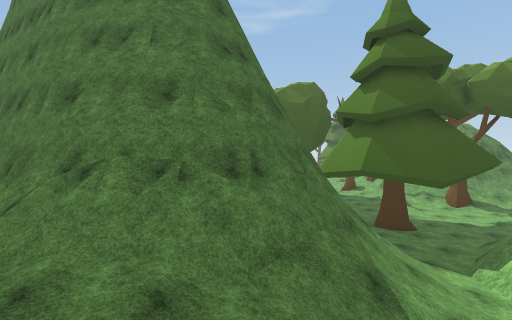
View 1 (above)

24 first-person views from a walk through a Unity game level. The camera is 1.4 m above the floor, tilts 2° down and sees 90° across. The floor is counted in squares, 2 m on a side. Each view is taken from the middle of a square. On the plan, view 1 faces up. The plan holds only what a view shows up to about 9 squares ahead; the rest is blank. The place goes on beyond the plan. The player is left out. Some surface patterns are stand-ins.

View 2
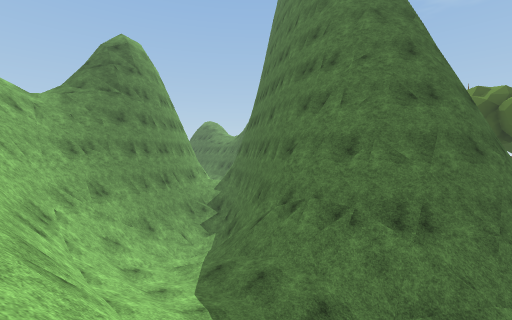

View 3
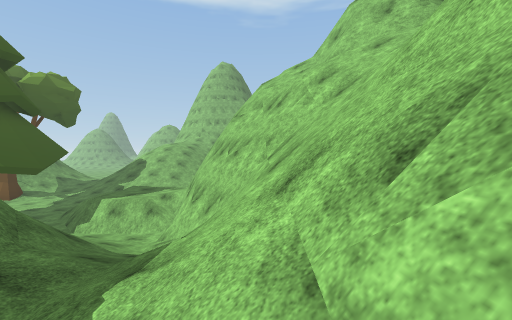

View 4
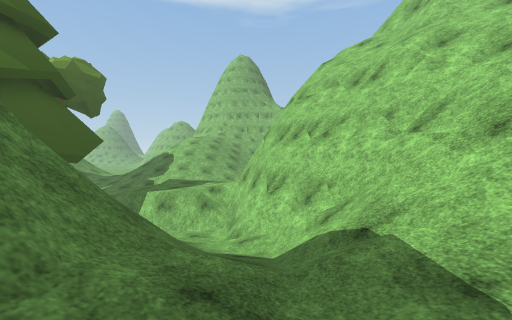

View 5
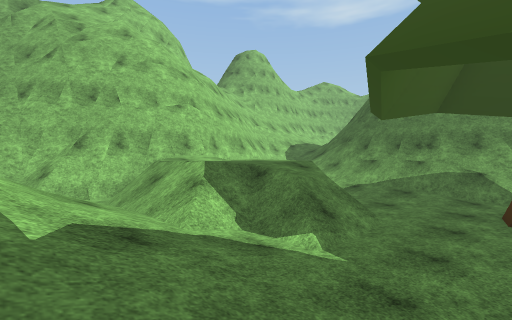

View 6
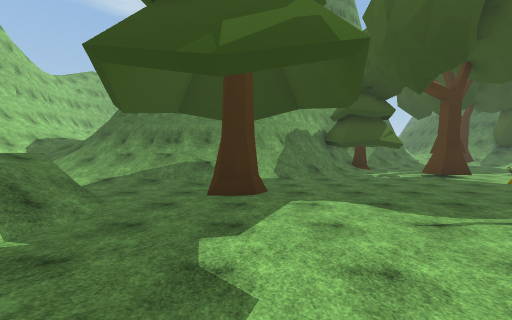

View 7
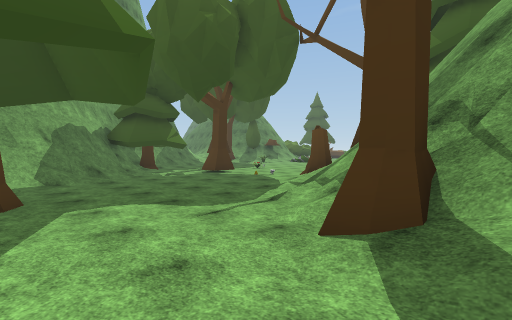

View 8
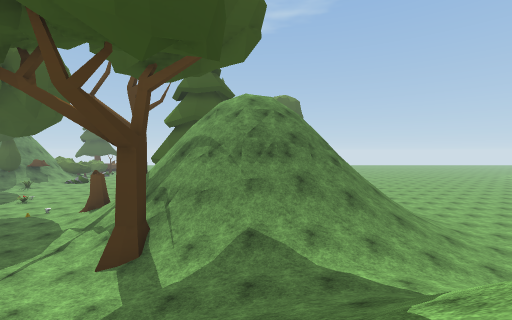

View 9
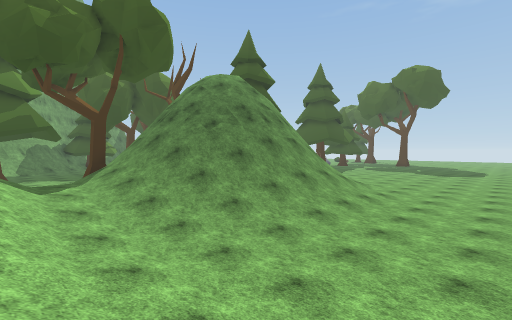

View 10
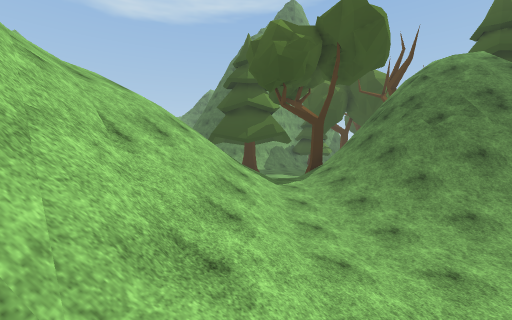

View 11
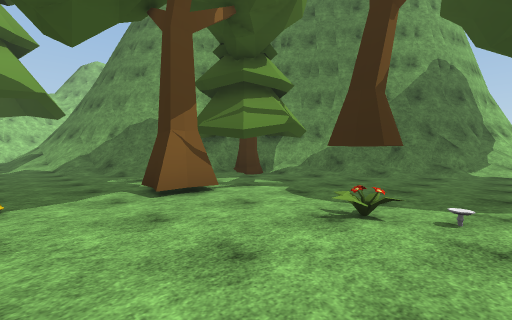

View 12
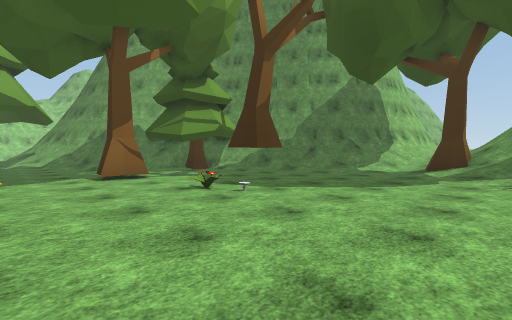

View 13
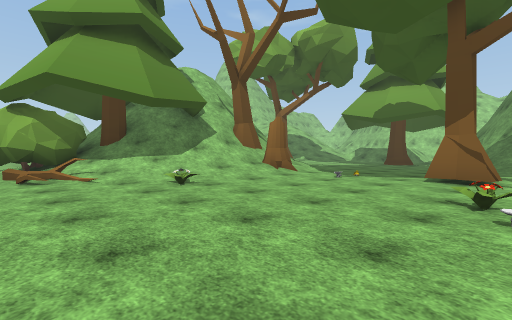

View 14
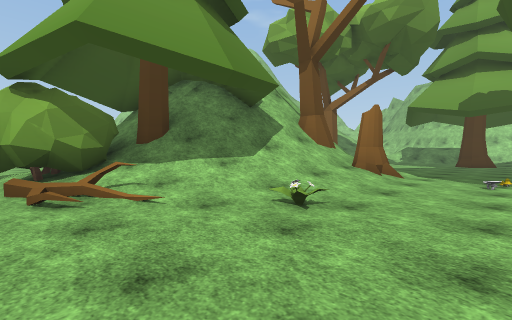

View 15
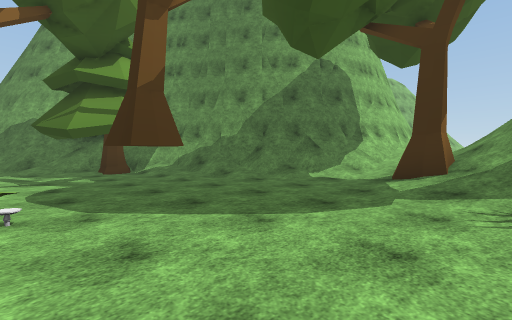

View 16
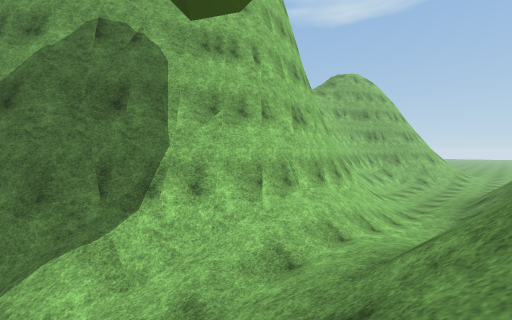

View 17
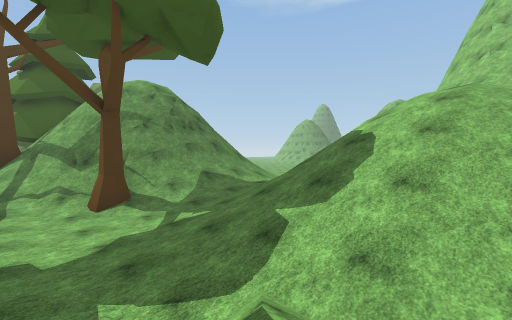

View 18
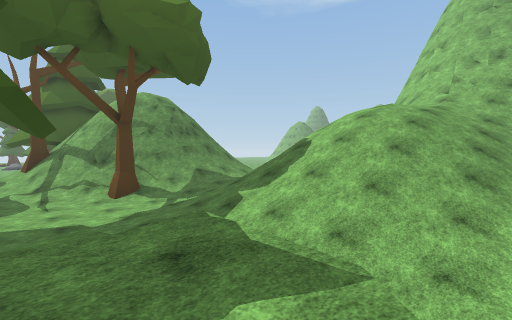

View 19
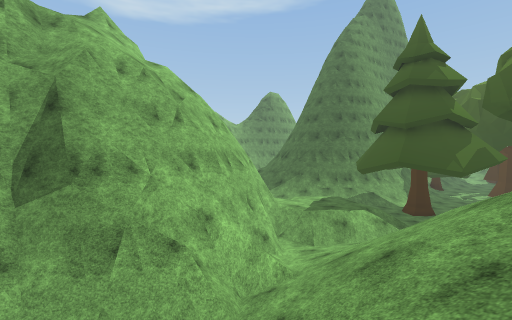

View 20
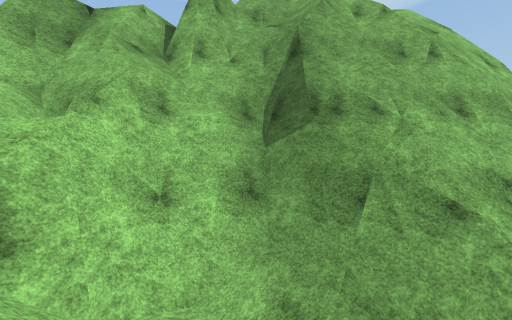

View 21
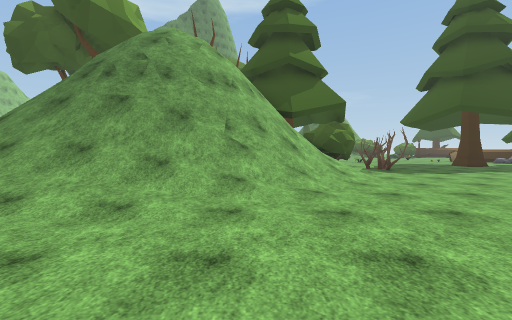

View 22
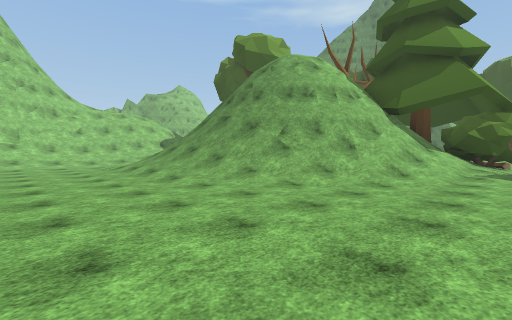

View 23
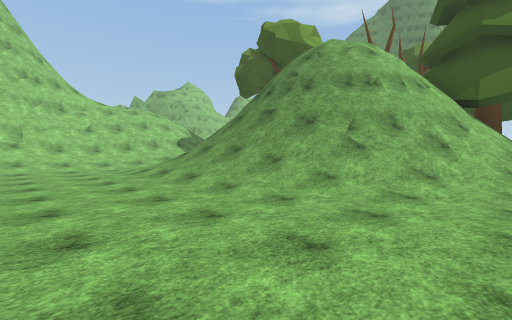

View 24
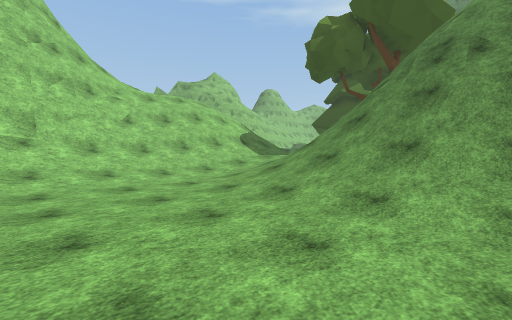

### Floor plan
Key: @ floor where view 1 was taken; # wall or solid block; . main floor; : floor 0.5 m higher than the main floor; + floor 0.75 m higher than the main floor; * floor 1.5 m higher than the main floor; % floor 2 m higher than the main floor; & floor 6 m higher than the main floor; $ floor 11.25 m higher than the main floor; / step, stairs or slope; = window, fence, low wall or low ledge; ^ raised ledge; v drop or lower ground; T tree; S stump; M mushroom; B bush; O other object.
Columns run from 14 left of view 1 to 22 right of it. Each row starts with its distance up from view 1.
 24 //   //////.............##O..........
 23 ....+////T............=.##///........
 22 ///////:./............/////////......
 21 =######=/......M....B///T/###=//.....
 20 ##    ###/.....B.....////## ###//....
 19        ###/..T.......//T##   ##//....
 18         ###/........S/T##     #///...
 17          ##/....T...//T##     #///...
 16           ##.........//##    ##///...
 15            #TT.......//=##  ##=///...
 14            ##T/.......//#####=///....
 13             ###/......./T////////....
 12               ##/.......////////.....
 11               ##/.........:++++/..../
 10                #//.T.....////////////
  9                ##/.T.....//////////##
  8                 #/......///// ///###
  7                 #/..///.////// //=##
  6                 #/./=*////////   /#
  5         ##    ###/./***////////&//#
  4        #=#######//./***//////////##
  3       #=+///=#=///.//*#=.////////#
  2      v##/*///////########////  /
  1     /v##//%/////##    v###^#  /
  0    $/v###/////@=##vvvvvv####:
 -1    //vvv#####///=v/////=#  #///
 -2             ###/////////vv ####
 -3                 //####///vv ##
 -4                  ##   //vvv  ##
 -5                              ##

Where each view was taken, in squares from view 1:
view 1: 0 up, 0 right, facing up
view 2: 1 down, 1 right, facing up-left
view 3: 0 up, 3 left, facing right
view 4: 2 up, 2 left, facing right
view 5: 9 up, 11 right, facing down-left
view 6: 10 up, 11 right, facing left
view 7: 10 up, 11 right, facing up-left
view 8: 7 up, 13 right, facing up
view 9: 10 up, 22 right, facing up-left
view 10: 10 up, 22 right, facing left
view 11: 21 up, 4 right, facing down-left
view 12: 24 up, 4 right, facing down-left
view 13: 24 up, 1 right, facing down-right
view 14: 24 up, 4 right, facing down-right
view 15: 24 up, 1 right, facing down-left
view 16: 24 up, 6 left, facing down-left
view 17: 5 up, 8 right, facing up-right
view 18: 3 up, 7 right, facing up-right
view 19: 2 up, 17 right, facing left
view 20: 1 up, 16 right, facing down-left
view 21: 20 up, 22 right, facing left
view 22: 24 up, 22 right, facing down-left
view 23: 22 up, 22 right, facing down-left
view 24: 17 up, 22 right, facing down-left
